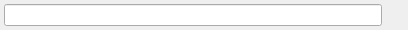
<?xml version="1.0" encoding="UTF-8"?>
<ui version="4.0">
 <class>SetupWizardStartPageClass</class>
 <widget class="QWizardPage" name="SetupWizardStartPageClass">
  <property name="geometry">
   <rect>
    <x>0</x>
    <y>0</y>
    <width>408</width>
    <height>28</height>
   </rect>
  </property>
  <property name="windowTitle">
   <string notr="true">Form</string>
  </property>
  <property name="title">
   <string>Import data from another CuteFarm database?</string>
  </property>
  <layout class="QHBoxLayout" name="horizontalLayout">
   <property name="spacing">
    <number>2</number>
   </property>
   <property name="margin">
    <number>4</number>
   </property>
   <item>
    <widget class="QLineEdit" name="lineEdit">
     <property name="readOnly">
      <bool>true</bool>
     </property>
    </widget>
   </item>
   <item>
    <widget class="QPushButton" name="pushButton">
     <property name="minimumSize">
      <size>
       <width>20</width>
       <height>20</height>
      </size>
     </property>
     <property name="maximumSize">
      <size>
       <width>20</width>
       <height>20</height>
      </size>
     </property>
     <property name="text">
      <string notr="true"/>
     </property>
     <property name="icon">
      <iconset resource="../res/res.qrc">
       <normaloff>:/pic/folder_blue_open.png</normaloff>:/pic/folder_blue_open.png</iconset>
     </property>
     <property name="flat">
      <bool>true</bool>
     </property>
    </widget>
   </item>
  </layout>
 </widget>
 <resources>
  <include location="../res/res.qrc"/>
 </resources>
 <connections/>
</ui>
